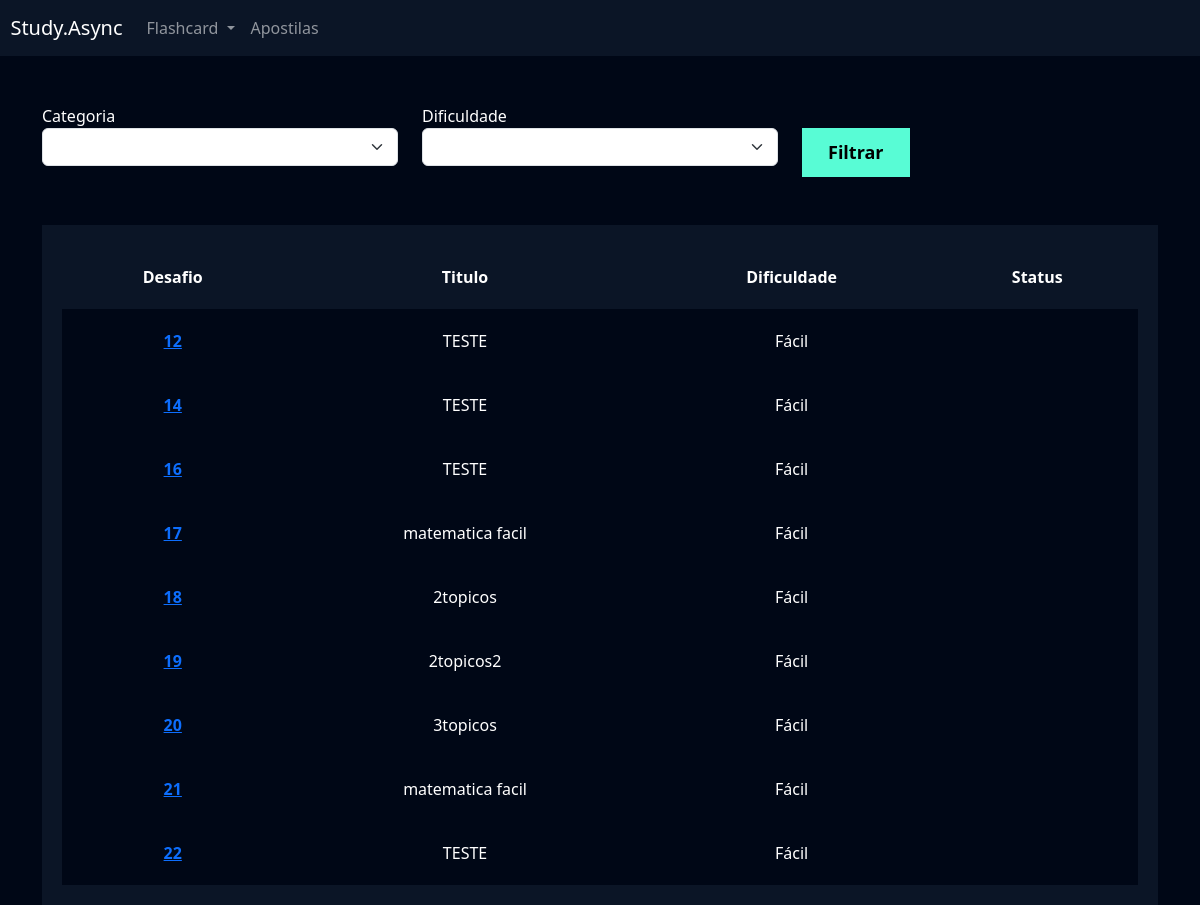
The page /flashcard/listar_desafio/ (signed in) on the database its author committed.
### flashcard/models.py (models this page shows, shortened)
class Desafio(models.Model):
    user = models.ForeignKey(User, on_delete=models.DO_NOTHING)
    titulo = models.CharField(max_length=100)
    categoria = models.ManyToManyField(Categoria)
    quantidade_perguntas = models.IntegerField()
    dificuldade = models.CharField(
        max_length=1, choices=Flashcard.DIFICULDADE_CHOICES
    )
    flashcards = models.ManyToManyField(FlashcardDesafio)

### flashcard/views.py (the view)
# urls.py: path('listar_desafio/', views.listar_desafio, name='listar_desafio'),
def listar_desafio(request):
    desafios = Desafio.objects.filter(user=request.user)
    return render (request, 'listar_desafio.html', {'desafios':desafios})

### flashcard/templates/listar_desafio.html (shortened to what this page needs)
{% extends "base.html" %}
{% load static %}
{% block 'cabecalho' %}
    <link href="{% static 'usuarios/css/cadastro.css' %}" rel="stylesheet">
    <link href="{% static 'flashcard/css/novo_flashcard.css' %}" rel="stylesheet">
    <link href="{% static 'flashcard/css/iniciar_desafio.css' %}" rel="stylesheet">
    <link href="{% static 'flashcard/css/desafio.css' %}" rel="stylesheet">
    <link href='https://unpkg.com/boxicons@2.1.4/css/boxicons.min.css' rel='stylesheet'>
{% endblock 'cabecalho' %}
{% block 'conteudo' %}
{% include "partials/header.html" %}
    <div class="container">
        <br>
        <br>
        <div class="row">
            <div class="col-md">
                <form action="{% url 'listar_desafio' %}" method="GET">
                <label for="">Categoria</label>
                <select name="categoria" class="form-select">
                </select>
            </div>
            <div class="col-md">
                <label for="">Dificuldade</label>
                <select name="dificuldade" class="form-select">
                </select>
            </div>
            <div class="col-md">
                <br>
                <input type="submit" value="Filtrar" class="btn-cadastro">
            </div>
        </div>
        <br>
        <br>
        <div class="box-listar">
            <table>
                <thead>
                  <tr>
                    <th scope="col">Desafio</th>
                    <th scope="col">Titulo</th>
                    <th scope="col">Dificuldade</th>
                    <th scope="col">Status</th>
                  </tr>
                </thead>
                <tbody>
                    {% for desafio in desafios %}
                        <tr class="linha">
                            <th><a href="{% url 'desafio' desafio.id %}">{{desafio.id}}</a></th>
                            <td>{{desafio.titulo}}</td>
                            <td>{{desafio.get_dificuldade_display}}</td>
                            <td>{{desafio.status}}</td>
                        </tr>
                  {% endfor %}
                </tbody>
              </table>
        </div>
    </div>
{% endblock 'conteudo' %}

### templates/static/geral/css/base.css (style rules this page uses)
:root { --main-color: #0b1526; --dark-color: #000716; --secondary-dark-color: rgb(15, 2, 26); --light-color: #00c1f3; --contrast-color: #f4c96b; --differential-color: #58fcd5; }
body { background-color: var(--dark-color) !important; color: white !important; }

### templates/static/usuarios/css/cadastro.css (style rules this page uses)
* { margin: 0; padding: 0; }
.btn-cadastro { padding: 10px; background-color: #58fcd5; border: none; border: 1px solid #58fcd5; font-size: 18px; font-weight: bold; padding-left: 25px; padding-right: 25px; }

### templates/static/flashcard/css/desafio.css (style rules this page uses)
.box-listar { background-color: #0b1526; padding: 20px; }
table { width: 100%; padding: 20px; text-align: center; }
.linha { height: 40px; background-color: var(--dark-color); padding: 20px; }
td, th { padding: 20px; }
tr { background-color: var(--main-color); }

### rows shown on the page
Desafio: id "12", titulo "TESTE", dificuldade "Fácil"
Desafio: id "14", titulo "TESTE", dificuldade "Fácil"
Desafio: id "16", titulo "TESTE", dificuldade "Fácil"
Desafio: id "17", titulo "matematica facil", dificuldade "Fácil"
Desafio: id "18", titulo "2topicos", dificuldade "Fácil"
Desafio: id "19", titulo "2topicos2", dificuldade "Fácil"
Desafio: id "20", titulo "3topicos", dificuldade "Fácil"
Desafio: id "21", titulo "matematica facil", dificuldade "Fácil"
Desafio: id "22", titulo "TESTE", dificuldade "Fácil"
